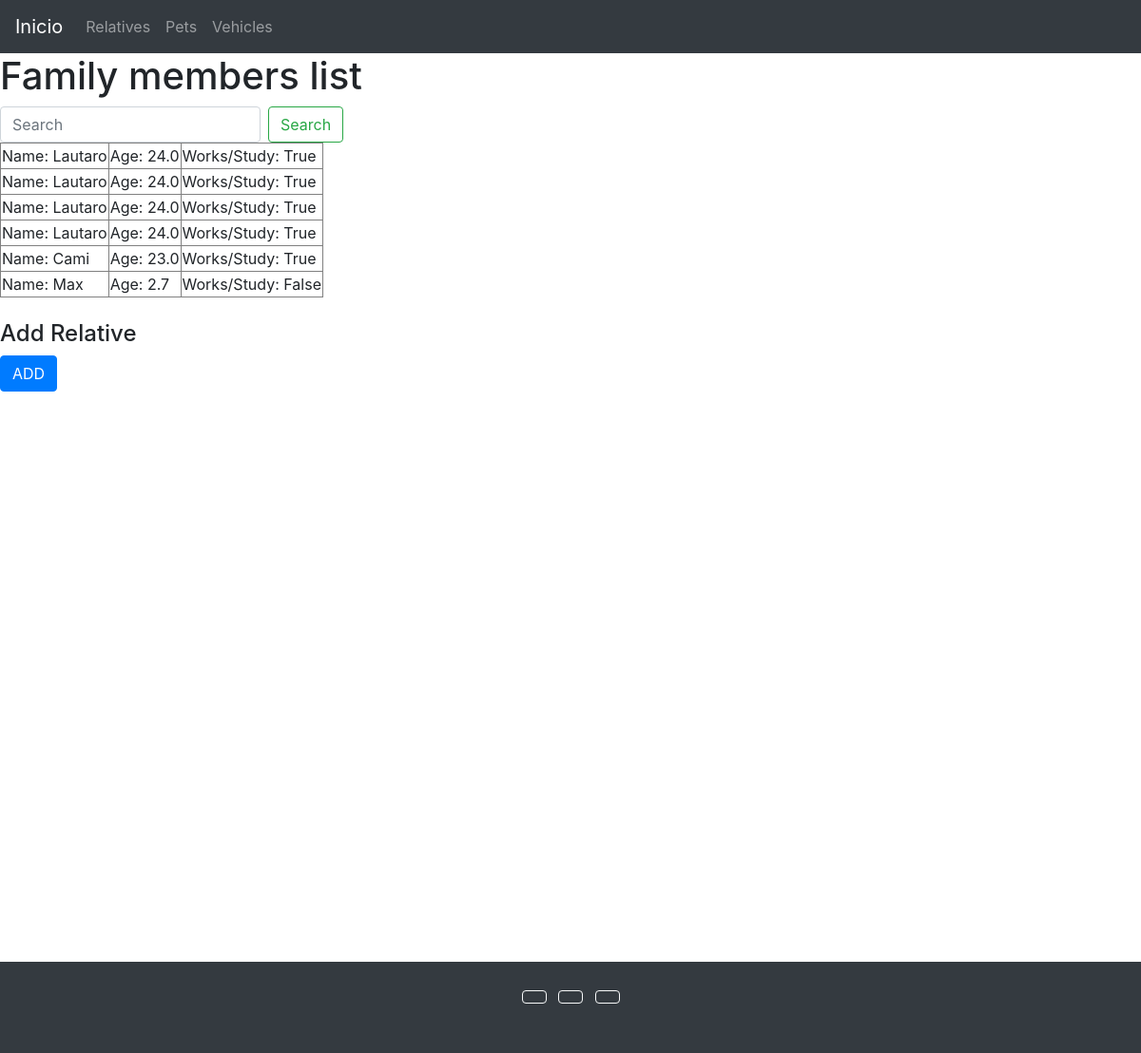
Before: /fam-list/ with the older database file.
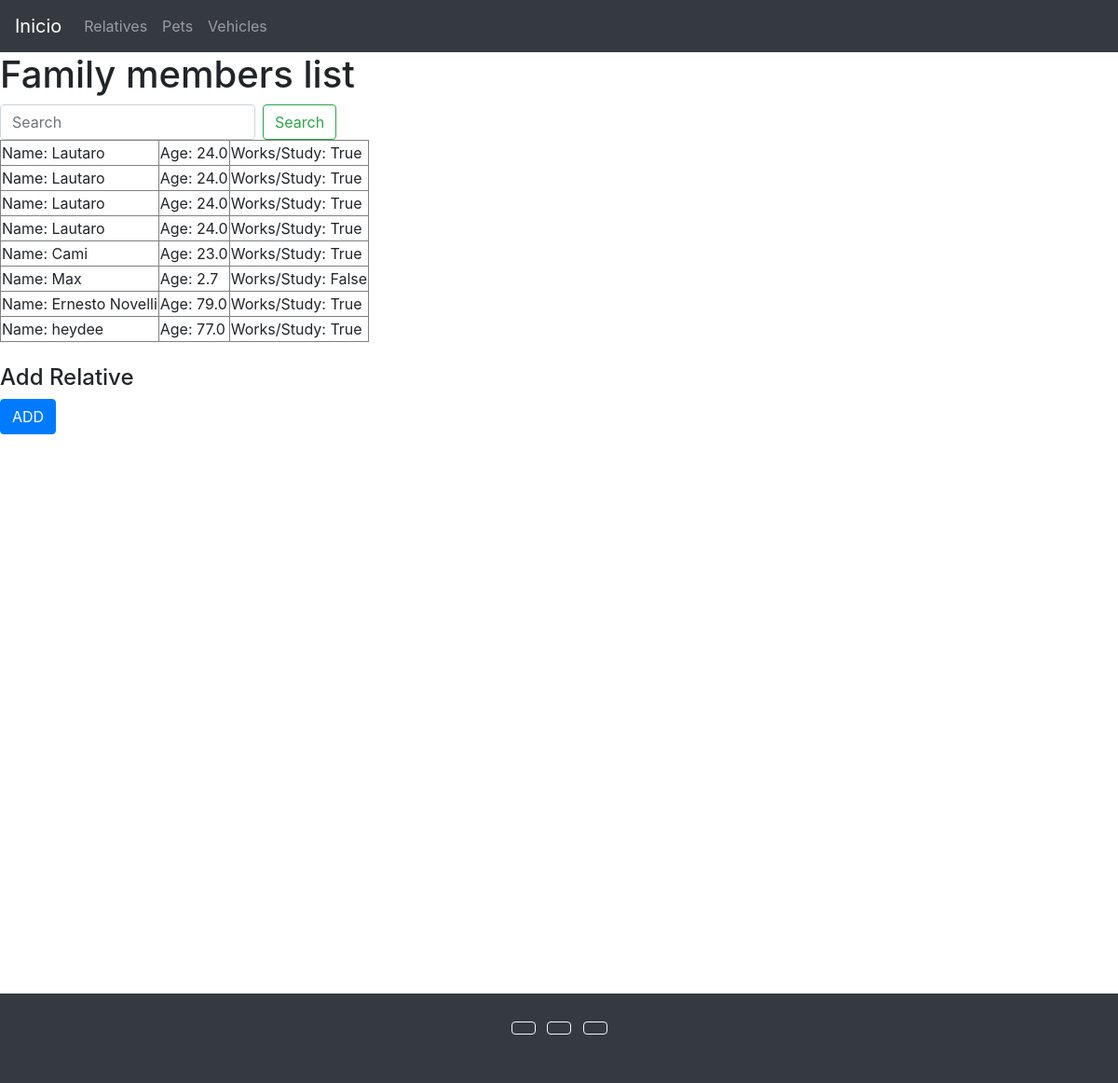
After: the same page with the newer database file.
### family/models.py (models this page shows, shortened)
class Relatives(models.Model):
    name  = models.CharField(max_length=100)
    age = models.FloatField()
    work = models.BooleanField()

### family/views.py (the view)
# urls.py: path('fam-list/', FamList),
def FamList(request):
    if 'search' in request.GET:
        search = request.GET['search']
        all_Family = Relatives.objects.filter(name__icontains=search)
    else:
        all_Family = Relatives.objects.all()
    context = {
        'Family':all_Family,
    }
    return render(request, 'Family.html', context=context)

### templates/Family.html (shortened to what this page needs)
{% extends 'base.html' %}
{% block content %}
    <h1>Family members list</h1>
        <form class="form-inline my-2 my-lg-0" action="/fam-list" method="GET">
            <input class="form-control mr-sm-2" type="search" placeholder="Search" aria-label="Search" name="search">
            <button class="btn btn-outline-success my-2 my-sm-0" type="submit">Search</button>
        </form>
    <table border="1">
        {% for family in Family %}
        <tr>
            <td>Name: {{family.name}} </td>
            <td>Age: {{family.age}} </td>
            <td>Works/Study: {{family.work}} </td>
    {% endfor %}
    </table>
    <br><h4>Add Relative </h4> <a href="add-member" class="btn btn-primary">ADD</a>
{% endblock %}

Changed rows visible on the page:
added Relatives: name "Ernesto Novelli", age "79.0", work "True"
added Relatives: name "heydee", age "77.0", work "True"
